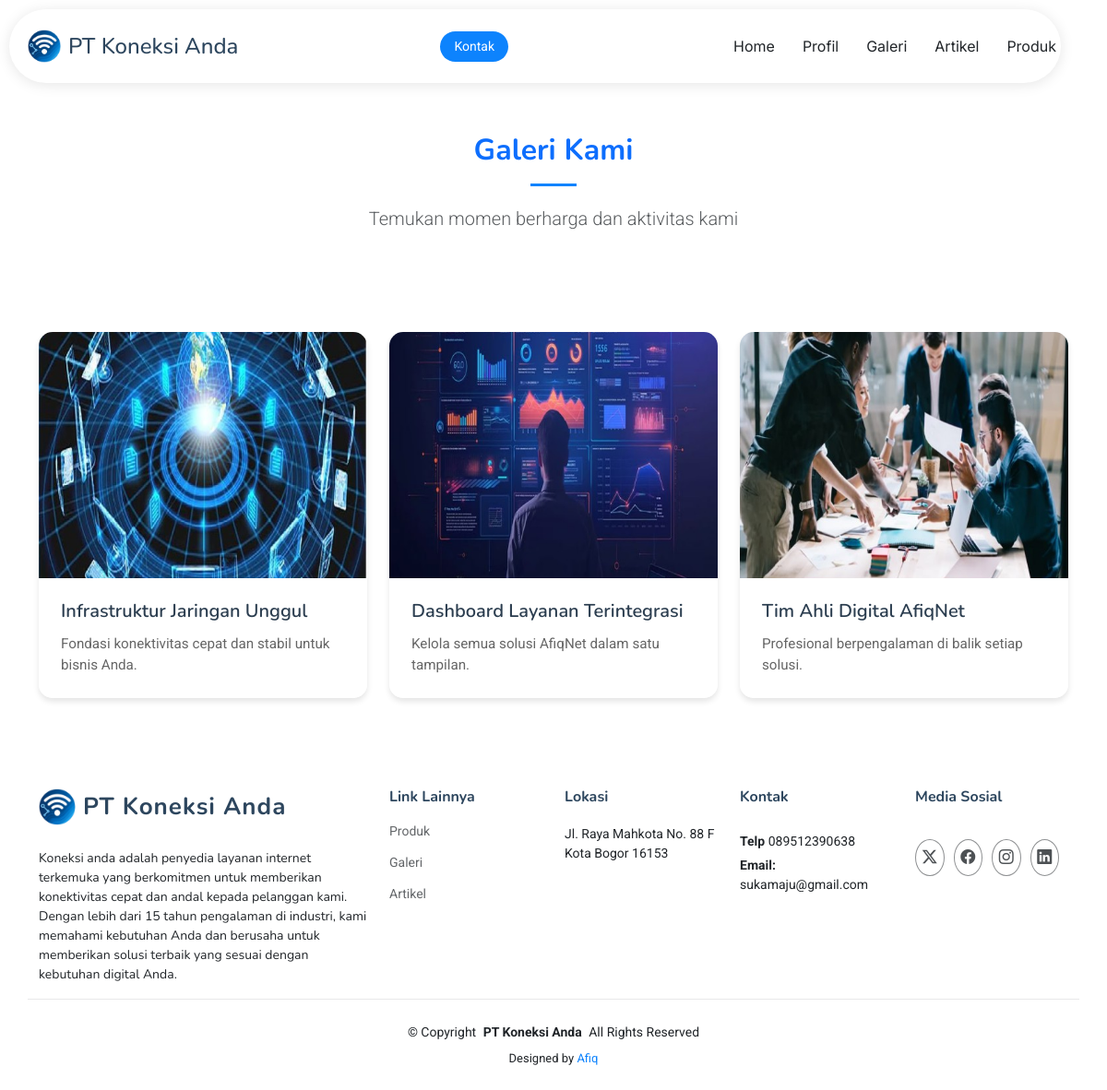
The app's page /frontend/index.php?page=galeri with its own data.
### tables this page shows
CREATE TABLE `profile` (
  `id` int NOT NULL,
  `nama_perusahaan` varchar(30) NOT NULL,
  `logo` varchar(30) NOT NULL,
  `slogan` varchar(100) NOT NULL,
  `deskripsi` text NOT NULL,
  `nama_ceo` varchar(100) NOT NULL,
  `telp` varchar(30) NOT NULL,
  `cover` varchar(30) NOT NULL,
  `foto_ceo` varchar(30) NOT NULL,
  `email_perusahaan` varchar(50) NOT NULL,
  `alamat_perusahaan` text NOT NULL
);

CREATE TABLE `galeri` (
  `id` int NOT NULL,
  `judul` varchar(80) NOT NULL,
  `sinopsis` varchar(180) NOT NULL,
  `deskripsi` text NOT NULL,
  `foto` varchar(30) NOT NULL
);

### frontend/galeri.php (the view, shortened to what this page needs)
<section class="gallery-section py-5 mt-5">
    <div class="container">
        <div class="section-title text-center mb-5" data-aos="fade-up">
            <h2 class="display-5 fw-bold mt-5">Galeri Kami</h2>
            <p class="lead text-muted">Temukan momen berharga dan aktivitas kami</p>
        </div>
        <div class="row g-4 gallery-container">
            <?php
            $tmp = mysqli_query($konek, "SELECT * FROM galeri");
            while ($gal = mysqli_fetch_assoc($tmp)) :
            ?>
                <div class="col-md-4 gallery-item" data-aos="fade-up" data-aos-delay="100">
                    <div class="gallery-card">
                        <div class="gallery-image-container">
                        </div>
                        <div class="gallery-content">
                            <h3 class="gallery-title"><?= $gal['judul'] ?></h3>
                            <p class="gallery-description"><?= $gal['sinopsis'] ?></p>
                        </div>
                    </div>
                </div>
            <?php endwhile; ?>
        </div>
    </div>
</section>

### frontend/navbar.php (shortened to what this page needs)
<body class="index-page">
  <header id="header" class="header d-flex align-items-center fixed-top">
    <div
      class="header-container container-fluid container-xl position-relative d-flex align-items-center justify-content-between">
      <a href="index.html" class="logo d-flex align-items-center me-auto me-xl-0">
        <?php
        $tmp = mysqli_query($konek, "SELECT * FROM profile ORDER BY id ASC");
        while ($pro = mysqli_fetch_assoc($tmp)) :
        ?>
          <img src="../backend/img/profile/<?= $pro['logo'] ?>" alt="">
          <h1 class="sitename"><?= $pro['nama_perusahaan'] ?></h1>
        <?php endwhile; ?>
      </a>
      <nav id="navmenu" class="navmenu">
        <ul>
          <li><a href="?page=homepage">Home</a></li>
          <li><a href="?page=profil">Profil</a></li>
          <li><a href="?page=galeri">Galeri</a></li>
          <li><a href="?page=artikel">Artikel</a></li>
          <li><a href="?page=produk">Produk</a></li>
        </ul>
      </nav>
      <a class="btn-getstarted" href="?page=kontak">Kontak</a>
    </div>
  </header>

### frontend/footer.php (shortened to what this page needs)
<footer id="footer" class="footer">
    <div class="container footer-top">
        <div class="row gy-4">
            <div class="col-lg-4 col-md-6 footer-about">
                <a href="?page=homepage" class="logo d-flex align-items-center">
                    <?php
                    $tmp = mysqli_query($konek, "SELECT * FROM profile");
                    while ($pro = mysqli_fetch_assoc($tmp)) :
                    ?>
                        <img src="../backend/img/profile/<?= $pro['logo'] ?>" alt="Logo" class="img-fluid me-2">
                        <span class="sitename"><?= $pro['nama_perusahaan'] ?></span>
                </a>
                <p><?= $pro['deskripsi'] ?></p>
            </div>
            <div class="col-lg-2 col-md-3 footer-links">
                <h4>Link Lainnya</h4>
                <ul>
                    <li><a href="?page=produk">Produk</a></li>
                    <li><a href="?page=galeri">Galeri</a></li>
                    <li><a href="?page=artikel">Artikel</a></li>
                </ul>
            </div>
            <div class="col-lg-2 col-md-3 footer-links">
                <h4>Lokasi</h4>
                <div class="footer-contact">
                    <p><?= $pro['alamat_perusahaan'] ?></p>
                </div>
            </div>
            <div class="col-lg-2 col-md-3 footer-links">
                <h4>Kontak</h4>
                <div class="footer-contact">
                    <p class="mt-3"><strong>Telp</strong> <span><?= $pro['telp'] ?></span></p>
                    <p><strong>Email:</strong> <span><?= $pro['email_perusahaan'] ?></span></p>
                </div>
            </div>
            <div class="col-lg-2 col-md-3 footer-links">
                <h4>Media Sosial</h4>
                <div class="social-links d-flex mt-4">
                    <a href=""><i class="bi bi-twitter-x"></i></a>
                    <a href=""><i class="bi bi-facebook"></i></a>
                    <a href=""><i class="bi bi-instagram"></i></a>
                    <a href=""><i class="bi bi-linkedin"></i></a>
                </div>
            </div>
        </div>
    </div>
    <div class="container copyright text-center">
        <p>© <span>Copyright</span> <strong class="px-1 sitename"><?= $pro['nama_perusahaan'] ?></strong> <span>All Rights Reserved</span>
        </p>
        <div class="credits">
            Designed by <a href="https://bootstrapmade.com/">Afiq</a>
        </div>
    </div>
<?php endwhile; ?>
</footer>
</body>
</html>

### records on screen
profile: logo (picture), nama_perusahaan "PT Koneksi Anda", deskripsi "Koneksi anda adalah penyedia layanan internet terkemuka yang berkomitmen untuk memberikan konektivitas cepat dan andal kepada pelanggan kami. Dengan lebih dari 15 tahun pengalaman di industri, kami memahami kebutuhan Anda dan berusaha untuk memberikan solusi terbaik yang sesuai dengan kebutuhan digital Anda.", alamat_perusahaan "Jl. Raya Mahkota No. 88 F Kota Bogor 16153", telp "089512390638", email_perusahaan "sukamaju@gmail.com"
galeri: judul "Infrastruktur Jaringan Unggul", sinopsis "Fondasi konektivitas cepat dan stabil untuk bisnis Anda."
galeri: judul "Dashboard Layanan Terintegrasi", sinopsis "Kelola semua solusi AfiqNet dalam satu tampilan."
galeri: judul "Tim Ahli Digital AfiqNet", sinopsis "Profesional berpengalaman di balik setiap solusi."
